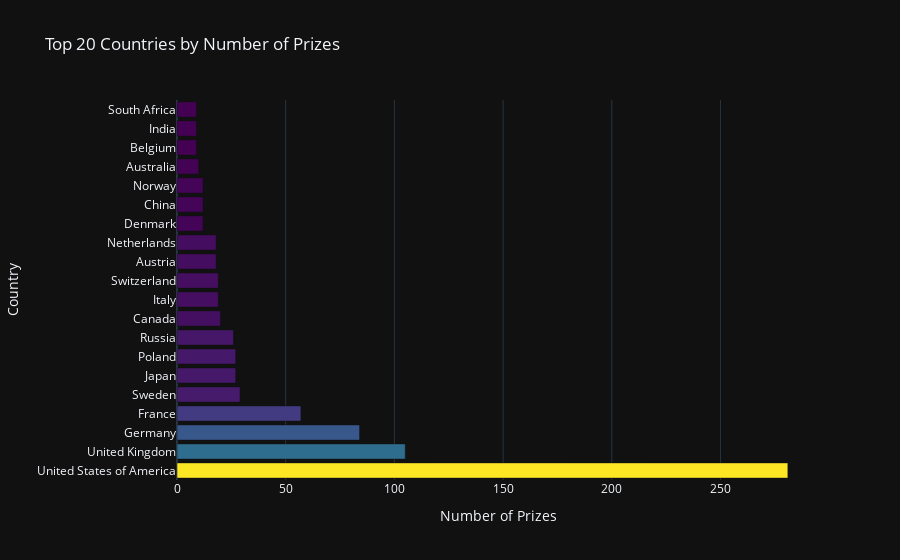

Here is the notebook cell this chart was saved with:
### Code cell
h_bar = px.bar(x=top20_countries.prize,
               y=top20_countries.birth_country_current,
               orientation='h',
               color=top20_countries.prize,
               color_continuous_scale='Viridis',
               title='Top 20 Countries by Number of Prizes')

h_bar.update_layout(xaxis_title='Number of Prizes',
                    yaxis_title='Country',
                    coloraxis_showscale=False)

### Figure 1 — Plotly figure (JSON) as saved in the notebook; plotly's stock layout.template omitted (floating-point values rounded to 4 significant figures)
{"data": [{"hovertemplate": "x=%{x}<br>y=%{y}<br>color=%{marker.color}<extra></extra>", "legendgroup": "", "marker": {"color": [281, 105, 84, 57, 29, 27, 27, 26, 20, 19, 19, 18, 18, 12, 12, 12, 10, 9, 9, 9], "coloraxis": "coloraxis", "pattern": {"shape": ""}}, "name": "", "orientation": "h", "showlegend": false, "textposition": "auto", "x": [281, 105, 84, 57, 29, 27, 27, 26, 20, 19, 19, 18, 18, 12, 12, 12, 10, 9, 9, 9], "xaxis": "x", "y": ["United States of America", "United Kingdom", "Germany", "France", "Sweden", "Japan", "Poland", "Russia", "Canada", "Italy", "Switzerland", "Austria", "Netherlands", "Denmark", "China", "Norway", "Australia", "Belgium", "India", "South Africa"], "yaxis": "y", "type": "bar"}], "layout": {"xaxis": {"anchor": "y", "domain": [0.0, 1.0], "title": {"text": "Number of Prizes"}}, "yaxis": {"anchor": "x", "domain": [0.0, 1.0], "title": {"text": "Country"}}, "coloraxis": {"colorbar": {"title": {"text": "color"}}, "colorscale": [[0.0, "#440154"], [0.1111, "#482878"], [0.2222, "#3e4989"], [0.3333, "#31688e"], [0.4444, "#26828e"], [0.5556, "#1f9e89"], [0.6667, "#35b779"], [0.7778, "#6ece58"], [0.8889, "#b5de2b"], [1.0, "#fde725"]], "showscale": false}, "legend": {"tracegroupgap": 0}, "title": {"text": "Top 20 Countries by Number of Prizes"}, "barmode": "relative"}}
